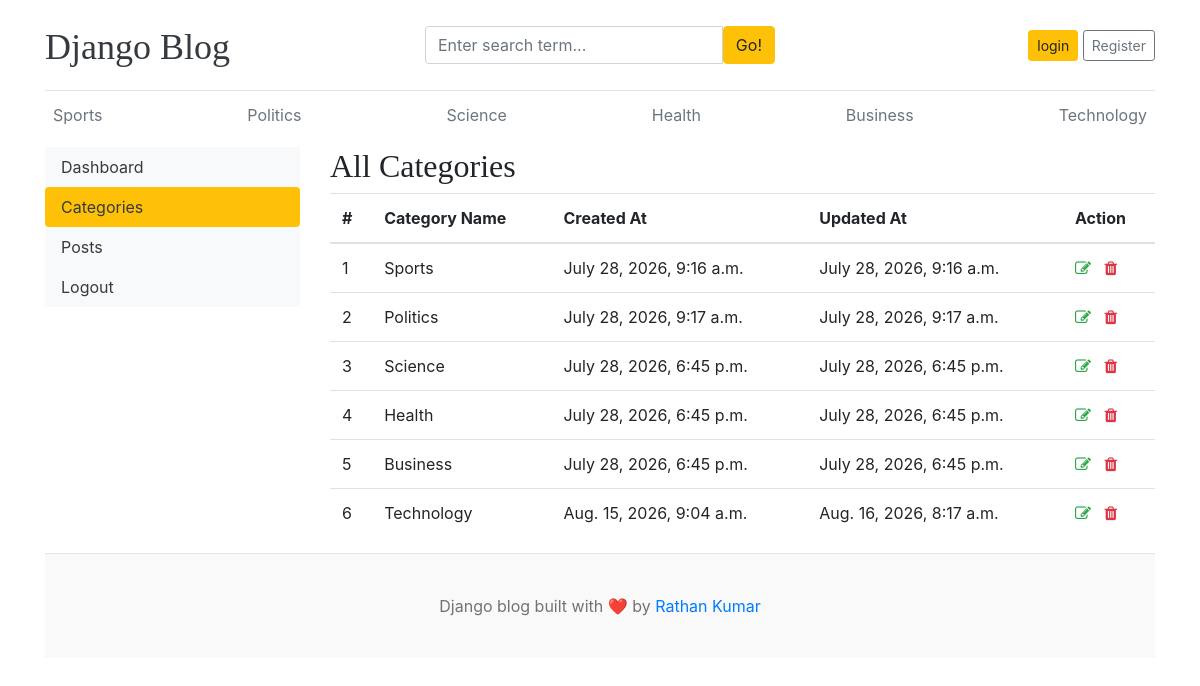
/dashboard/categories/, run on the app's committed database.
### blog/models.py (models this page shows)
class Category(models.Model):
    category_name = models.CharField(max_length=50, unique=True)
    created_at = models.DateTimeField(auto_now_add=True)
    updated_at = models.DateTimeField(auto_now=True)
    class Meta:
        verbose_name_plural = "categories"
    def __str__(self):
        return self.category_name

### dashboards/views.py (the view)
# urls.py: path('categories/', views.categories, name='categories'),
def categories(request):
    categories = Category.objects.all()
    context = {
        'categories': categories,
    }
    return render(request, 'dashboard/categories.html', context)

### blog/context_processors.py (called while the page is built)
def get_categories(request):
    categories = Category.objects.all()
    return dict(categories=categories)

def get_social_links(request):
    social_links = SocialLink.objects.all()
    return dict(social_links=social_links)

### blog_main/templates/dashboard/categories.html (shortened to what this page needs)
{% extends 'base.html' %}
{% block content %}
<div class="row">
    {% include 'dashboard/sidebar.html' %}
    <div class="col-md-9">
        <h2>All Categories</h2>
        <table class="table table-hover">
            <thead>
                <tr>
                    <th>#</th>
                    <th>Category Name</th>
                    <th>Created At</th>
                    <th>Updated At</th>
                    <th>Action</th>
                </tr>
            </thead>
            <tbody>
                {% for cat in categories %}
                <tr>
                    <td>{{ forloop.counter }}</td>
                    <td>{{ cat }}</td>
                    <td>{{ cat.created_at }}</td>
                    <td>{{ cat.updated_at }}</td>
                    <td>
                        <a href="{% url 'edit_category' cat.id %}">
                            <i class="fa fa-edit text-success"></i>
                        </a>
                        <a href="{% url 'delete_category' cat.id %}">
                            <i class="fa fa-trash text-danger"></i>
                        </a>
                    </td>
                </tr>
                {% endfor %}
            </tbody>
        </table>
    </div>
</div>
{% endblock %}

### blog_main/templates/base.html (shortened to what this page needs)
{% load static %}
<!DOCTYPE html>
<html lang="en">
<head>
    <link href="https://getbootstrap.com/docs/4.0/dist/css/bootstrap.min.css" rel="stylesheet">
    <link href="{% static 'css/blog.css' %}" rel="stylesheet">
    <link rel="stylesheet"
      href="https://cdnjs.cloudflare.com/ajax/libs/font-awesome/4.7.0/css/font-awesome.min.css">
</head>
<body>
<div class="container">
    <header class="blog-header py-3">
        <div class="row flex-nowrap justify-content-between align-items-center">
            <div class="col-4 pt-1">
                <a class="blog-header-logo text-dark" href="/">
                    Django Blog
                </a>
            </div>
            <div class="col-4">
                <form action="{% url 'search' %}" method="GET">
                    <div class="input-group">
                        <input
                            class="form-control"
                            type="text"
                            name="keyword" value="{{ keyword }}"
                            placeholder="Enter search term..."
                            aria-label="Enter search term..."
                        >
                        <button
                            type="submit"
                            class="btn btn-warning"
                            id="button-search">
                            Go!
                        </button>
                    </div>
                </form>
            </div>
<div class="col-4 d-flex justify-content-end align-items-center">
    {% if not user.is_authenticated %}
    <a class="btn btn-sm btn-warning" href="{% url 'login' %}">
        login
    </a>
    <a class="btn btn-sm btn-outline-secondary" href="{% url 'register' %}">
    Register
</a>
{% else %}
<span><a href="{% url 'dashboard' %}">Dashboard</a></span>
<span>
    <a href="{% url 'logout' %}">Logout</a>
</span>
&emsp;
{% endif %}
</div>
        </div>
    </header>
    <div class="nav-scroller py-1 mb-2">
        <nav class="nav d-flex justify-content-between">
            {% for cat in categories %}
                <a
                    class="p-2 text-muted"
                    href="{% url 'posts_by_category' cat.id %}">
                    {{ cat.category_name }}
                </a>
            {% endfor %}
        </nav>
    </div>
    {% block content %}
    {% endblock %}
    <footer class="blog-footer">
        <p>
            Django blog built with ❤️ by
            <a href="#">Rathan Kumar</a>
        </p>
    </footer>
</div>
</body>
</html>

### blog_main/static/blog.css (style rules this page uses)
.blog-header { border-bottom: 1px solid #e5e5e5; }
.blog-header-logo { font-family: "Playfair Display", Georgia, "Times New Roman", serif; font-size: 2.25rem; }
h1, h2, h3, h4, h5, h6 { font-family: "Playfair Display", Georgia, "Times New Roman", serif; }
.blog-footer { padding: 2.5rem 0; color: #727272; text-align: center; background-color: #f9f9f9; border-top: .05rem solid #e5e5e5; }
.blog-footer p:last-child { margin-bottom: 0; }

### data on the page
Category: category_name "Sports", created_at "July 28, 2026, 9:16 a.m.", updated_at "July 28, 2026, 9:16 a.m."
Category: category_name "Politics", created_at "July 28, 2026, 9:17 a.m.", updated_at "July 28, 2026, 9:17 a.m."
Category: category_name "Science", created_at "July 28, 2026, 6:45 p.m.", updated_at "July 28, 2026, 6:45 p.m."
Category: category_name "Health", created_at "July 28, 2026, 6:45 p.m.", updated_at "July 28, 2026, 6:45 p.m."
Category: category_name "Business", created_at "July 28, 2026, 6:45 p.m.", updated_at "July 28, 2026, 6:45 p.m."
Category: category_name "Technology", created_at "Aug. 15, 2026, 9:04 a.m.", updated_at "Aug. 16, 2026, 8:17 a.m."
